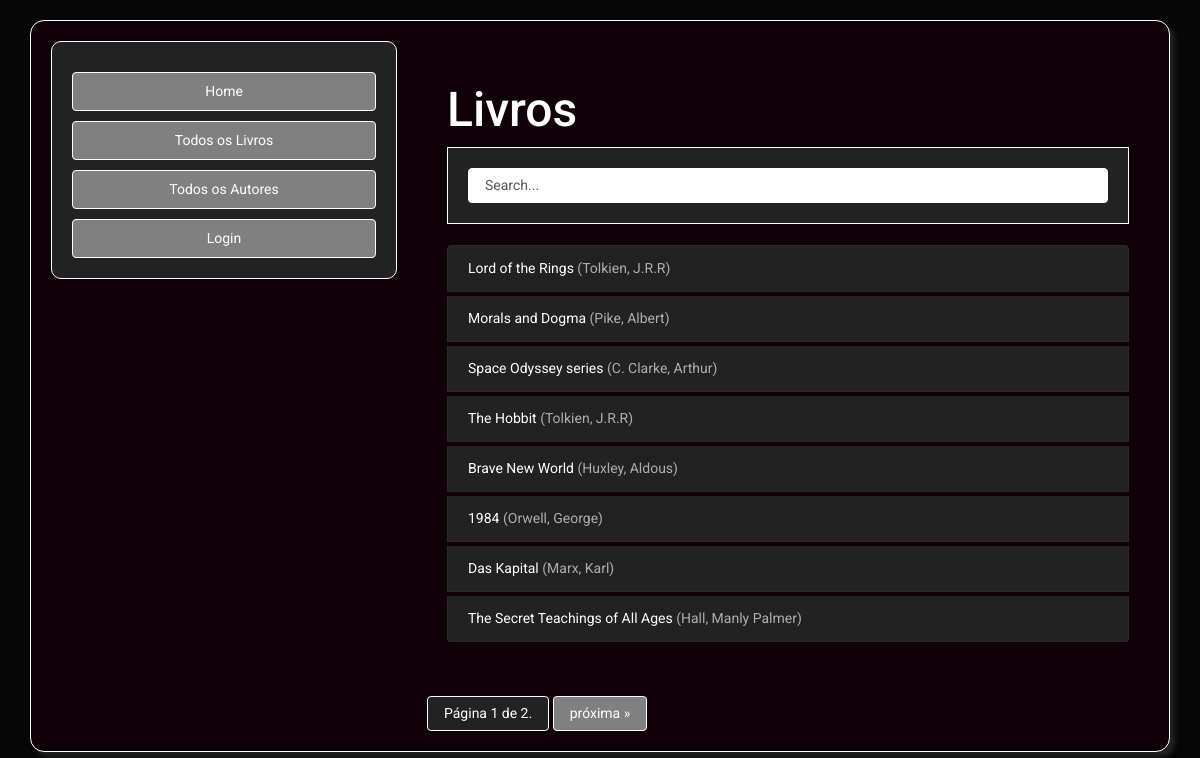
/catalog/books/, run on the app's committed database.
### catalog/models.py (models this page shows, shortened)
class Book(models.Model):
    title = models.CharField(max_length=200)
    author = models.ForeignKey('Author', on_delete=models.SET_NULL, null=True)
    summary = models.TextField(max_length=1000, help_text='Enter a brief description of the book')
    isbn = models.CharField('ISBN', max_length=13, help_text='13 Character <a href="https://www.isbn-international.org/content/what-isbn">ISBN number</a>')
    genre = models.ManyToManyField(Genre, help_text='Select a genre for this book')
    language = models.ForeignKey('Language', on_delete=models.SET_NULL, null=True)
    def get_absolute_url(self):
        return reverse('book-detail', args=[str(self.id)])
    def display_genre(self):
        """Create a string for the Genre. This is required to display genre in Admin."""
        return ', '.join(genre.name for genre in self.genre.all()[:3])
    display_genre.short_description = 'Genre'

class Author(models.Model):
    first_name = models.CharField(max_length=100)
    last_name = models.CharField(max_length=100)
    date_of_birth = models.DateField(null=True, blank=True)
    date_of_death = models.DateField('died', null=True, blank=True)
    class Meta:
        ordering = ['last_name', 'first_name']
    def __str__(self):
        return f'{self.last_name}, {self.first_name}'
    class Meta:
        ordering = ['first_name']

### catalog/views.py (the view)
# urls.py: path('books/', views.BookListView.as_view(), name='books'),
class BookListView(generic.ListView):
    model = Book
    paginate_by = 8

### catalog/templates/catalog/book_list.html
{% extends "base_generic.html" %}
{% block content %}
<div class="container">
      <h2>Livros</h2>
      <form method="GET" action="{% url 'search' %}">
          <input type="text" class="form-control" name="q" id="id_q" placeholder="Search...">
      </form>
      <br>
      {% if book_list %}
      <ul class="list-group">
        {% for book in book_list %}
          <li class="list-group-item">
            <a href="{{ book.get_absolute_url }}">{{ book.title }}</a> ({{book.author}})
          </li>
        {% endfor %}
      </ul>
      {% else %}
        <p>There are no books in the library.</p>
      {% endif %}
</div>
{% endblock %}

### catalog/templates/base_generic.html (shortened to what this page needs)
<!DOCTYPE html>
<html lang="en">
<head>
  <link rel="stylesheet" href="https://bootswatch.com/4/cyborg/bootstrap.min.css">
  {% load static %}
  <link rel="stylesheet" href="{% static 'css/styles.css' %}">
</head>
<body>
  <div class="container caixa-principal">
    <div class="row">
      <div class="col-sm-4 col-md-12 col-lg-4">
      {% block sidebar %}
        <ul class="nav flex-column">
          <a href="{% url 'index' %}"><li class="btn btn-primary nav-link text-center">Home</li></a>
          <a href="{% url 'books' %}"><li class="btn btn-primary nav-link text-center">Todos os Livros</li></a>
          <a href="{% url 'authors' %}"><li class="btn btn-primary nav-link text-center">Todos os Autores</li></a>
             {% if user.is_authenticated %}
               <li class="btn btn-secondary nav-link text-center mt-2">Usuário Logado:<b> {{ user.get_username }}</b></li>
               <a href="{% url 'my-borrowed' %}"><li class="btn btn-primary nav-link text-center">Meus Livros</li></a>
               <a href="{% url 'logout'%}?next={{request.path}}"><li class="btn btn-primary nav-link text-center">Logout</li></a>
             {% else %}
               <a href="{% url 'login'%}?next={{request.path}}"><li class="btn btn-primary nav-link text-center">Login</li></a>
             {% endif %}
        </ul>
     {% endblock %}
      </div>
      <div class="col-sm-8 col-md-12 col-lg-8">
          {% block content %}{% endblock %}
            {% block pagination %}
              {% if is_paginated %}
                  <div class="pagination">
                      <span class="page-links">
                          <span class="page-current btn btn-primary">
                              Página {{ page_obj.number }} de {{ page_obj.paginator.num_pages }}.
                          </span>
                          {% if page_obj.has_next %}
                              <a class="btn btn-primary" href="{{ request.path }}?page={{ page_obj.next_page_number }}">próxima &raquo;</a>
                          {% endif %}
                      </span>
                  </div>
              {% endif %}
          {% endblock %}
      </div>
    </div>
  </div>
</body>
</html>

### catalog/static/css/styles.css (style rules this page uses)
.nav { padding: 20px; border: 1px solid white; margin: auto; background-color: #222222; border-radius: 10px; }
a { color: white !important; }
.container { padding: 20px; margin-top: 20px; background-color:#100109; margin-bottom: 20px; }
.caixa-principal { border: 1px solid white; box-shadow: 5px 5px 5px #222222; border-radius: 14px; }
.list-group-item { margin-bottom:4px; }
.btn-primary { margin-top: 10px; background-color: gray !important; border: 1px solid white !important; }
.page-current { background-color:#222222 !important; }
form { padding: 20px; border: 1px solid white; background-color: #222222; }
input { width: 100%; padding: 6px 12px; border: 1px solid black; border-radius: 10px; color: black; }

### data on the page
Book: title "Lord of the Rings", author "Tolkien, J.R.R"
Book: title "Morals and Dogma", author "Pike, Albert"
Book: title "Space Odyssey series", author "C. Clarke, Arthur"
Book: title "The Hobbit", author "Tolkien, J.R.R"
Book: title "Brave New World", author "Huxley, Aldous"
Book: title "1984", author "Orwell, George"
Book: title "Das Kapital", author "Marx, Karl"
Book: title "The Secret Teachings of All Ages", author "Hall, Manly Palmer"

### other printed values
{{ page_obj.number }} "1"
{{ page_obj.paginator.num_pages }} "2"
